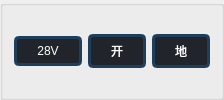
                      <widget class="QGroupBox" name="groupBox">
                       <property name="title">
                        <string/>
                       </property>
                       <layout class="QHBoxLayout" name="horizontalLayout_2">
                        <item>
                         <layout class="QHBoxLayout" name="horizontalLayout">
                          <item>
                           <widget class="QPushButton" name="pb_auto_di_28VKIN5_1">
                            <property name="styleSheet">
                             <string notr="true">
QPushButton:checked{background-color:rgb(33,37,43);color:red;font: 14pt &quot;Arial&quot;;border:3px solid rgb(29,63,91);border-radius:5px;padding-right:20px;padding-left:20px;padding-top:5px;padding-bottom:5px;}



QPushButton{background-color:rgb(33,37,43);color:white;font: 14pt &quot;Arial&quot;;border:3px solid rgb(29,63,91);border-radius:5px;padding-right:20px;padding-left:20px;padding-top:5px;padding-bottom:5px;}
</string>
                            </property>
                            <property name="text">
                             <string>28V</string>
                            </property>
                            <property name="checkable">
                             <bool>true</bool>
                            </property>
                            <property name="autoExclusive">
                             <bool>false</bool>
                            </property>
                            <attribute name="buttonGroup">
                             <string notr="true">di_28VKIN5</string>
                            </attribute>
                           </widget>
                          </item>
                          <item>
                           <widget class="QPushButton" name="pb_auto_di_28VKIN5_2">
                            <property name="styleSheet">
                             <string notr="true">
QPushButton:checked{background-color:rgb(33,37,43);color:red;font: 14pt &quot;Arial&quot;;border:3px solid rgb(29,63,91);border-radius:5px;padding-right:20px;padding-left:20px;padding-top:5px;padding-bottom:5px;}



QPushButton{background-color:rgb(33,37,43);color:white;font: 14pt &quot;Arial&quot;;border:3px solid rgb(29,63,91);border-radius:5px;padding-right:20px;padding-left:20px;padding-top:5px;padding-bottom:5px;}
</string>
                            </property>
                            <property name="text">
                             <string>开</string>
                            </property>
                            <property name="checkable">
                             <bool>true</bool>
                            </property>
                            <property name="autoExclusive">
                             <bool>false</bool>
                            </property>
                            <attribute name="buttonGroup">
                             <string notr="true">di_28VKIN5</string>
                            </attribute>
                           </widget>
                          </item>
                          <item>
                           <widget class="QPushButton" name="pb_auto_di_28VKIN5_3">
                            <property name="styleSheet">
                             <string notr="true">
QPushButton:checked{background-color:rgb(33,37,43);color:red;font: 14pt &quot;Arial&quot;;border:3px solid rgb(29,63,91);border-radius:5px;padding-right:20px;padding-left:20px;padding-top:5px;padding-bottom:5px;}



QPushButton{background-color:rgb(33,37,43);color:white;font: 14pt &quot;Arial&quot;;border:3px solid rgb(29,63,91);border-radius:5px;padding-right:20px;padding-left:20px;padding-top:5px;padding-bottom:5px;}
</string>
                            </property>
                            <property name="text">
                             <string>地</string>
                            </property>
                            <property name="checkable">
                             <bool>true</bool>
                            </property>
                            <property name="autoExclusive">
                             <bool>false</bool>
                            </property>
                            <attribute name="buttonGroup">
                             <string notr="true">di_28VKIN5</string>
                            </attribute>
                           </widget>
                          </item>
                         </layout>
                        </item>
                       </layout>
                      </widget>
